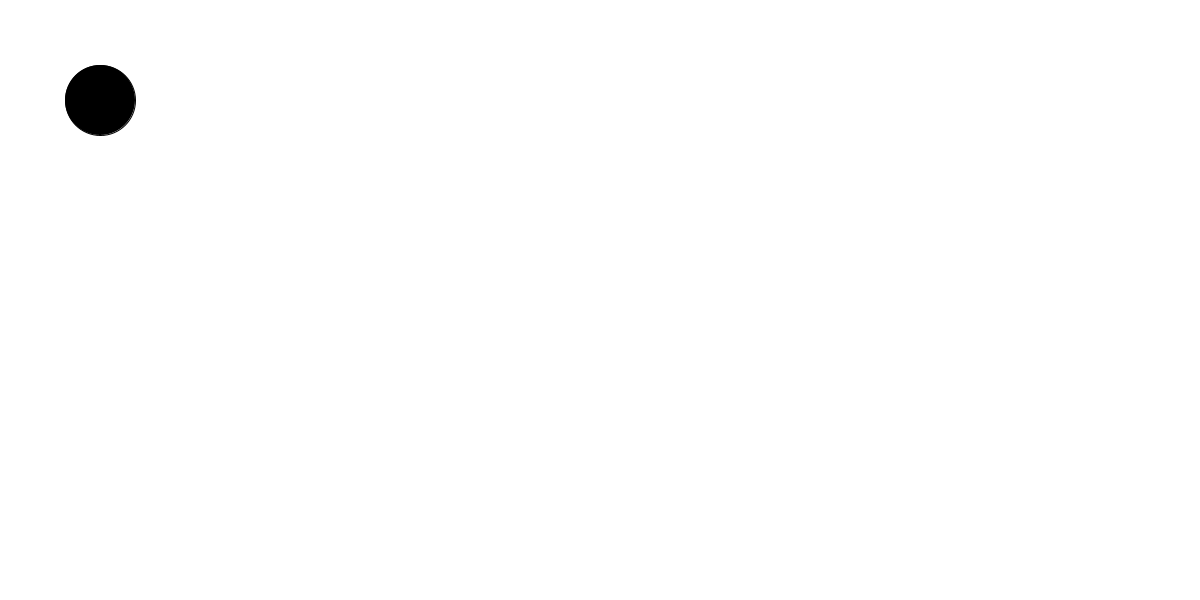
Frame 1 (no input)
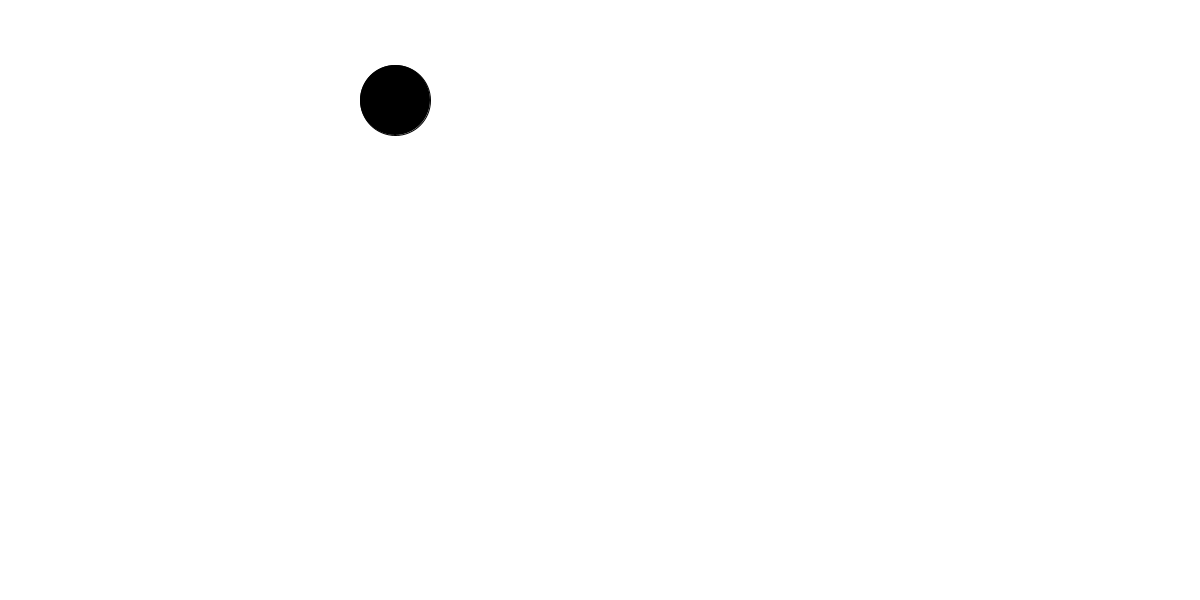
Frame 60 (the mouse pressed at the canvas centre just before this capture)
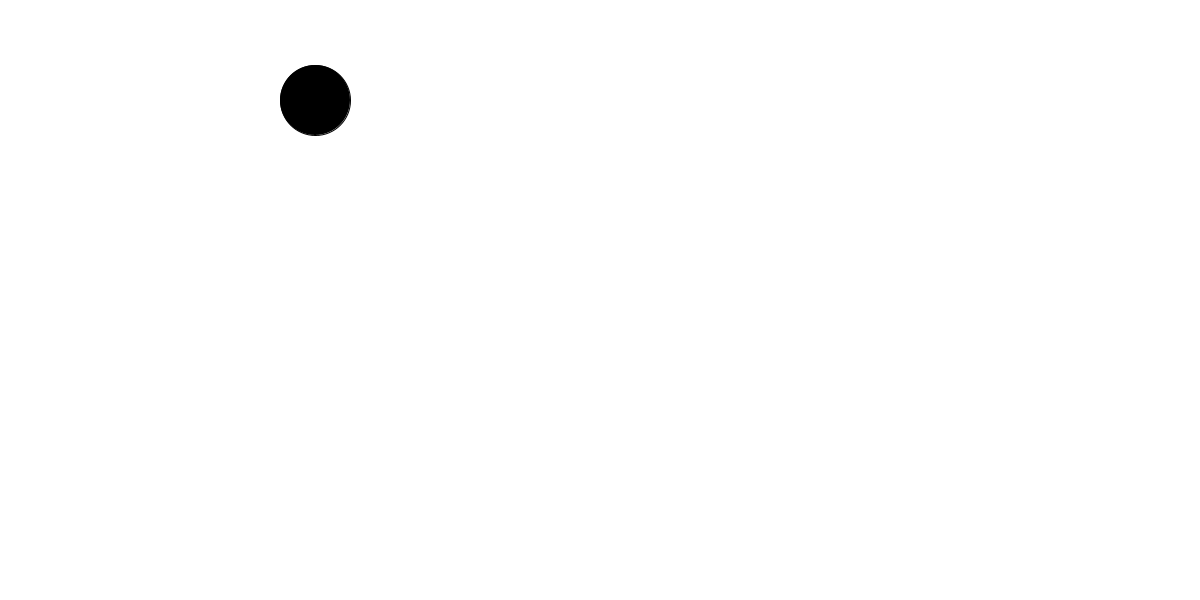
Frame 120 (the mouse held since frame 60 and released just before this capture)

The Processing sketch that drew these frames (run headless with seeded random() and noise(); from frame 60 on, the mouse is pressed at the canvas centre):

// Processing sketch: ball_boi
// ── ball_boi.pde
int x, y, wallLocation, velX;  
void setup(){
 x = 100 ; y = 100; wallLocation = 500;  velX=5;
 size(1200, 600);
 }
void draw(){
 background(255); fill(0); 
 ellipse(x, y, 70, 70); x+=velX;
 if(x>500) velX = velX*-1;
 if(x<0) velX = velX*-1; 

}
